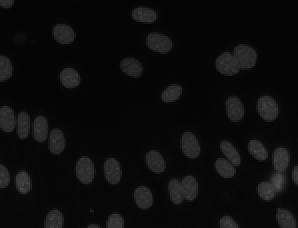
#> input picture Q6.png, 149 x 114 px, shrunk from 269 x 205 before the run (shown 2 times larger)
$ python q6_code.py
#> lines starting #> are read from the running program, lines starting #| are printed output that depends on the picture; after the words box and inside, x2 and y2 are one past the last pixel; in counts of white or black regions, pixels touching at a corner belong together
### q4_code.py
import math
import numpy as np
import matplotlib.pyplot as plt
from PIL import Image

def Gaussian_Model(sigma,point):
    x, y = point
    ratio = 1/(2*math.pi*sigma**2)
# Slightly different for the expression from the lecture. #
    e_part = math.exp(-(x**2+y**2)/(2*sigma**2))
    return ratio * e_part

def Gaussian_Blur(sigma,kernel_size):
# This can use array to boost access speed. #
#> called with sigma = 3, kernel_size = 3
    half_kernel = (kernel_size-1) // 2
    Gaussian_matrix = []
    for i in range(kernel_size):
        Gaussian_matrix.append([])
        for j in range(kernel_size):
            Gaussian_matrix[i].append(Gaussian_Model(sigma,(j-half_kernel,half_kernel-i)))
# Visualize the Matrix. #
    for i in range(len(Gaussian_matrix)): print(Gaussian_matrix[i],'\n')
    print("\n")
    return Gaussian_matrix

def convolution(matrix,x,y,src):
# This function is only for grey scale image. #
# Please use getGreyImge first, if input is a RGB image. #
# Can be optimized by the product of two vectors. #
    x_boundary, y_boundary = src.shape
    kernel_size = len(matrix)
# Help to track the row in Matrix. #
    index_i = 0
    res = 0
# Get the start and end of k. #
    start = int(-(kernel_size-1)/2)
    end = int((kernel_size-1)/2 + 1)
    for u in range(start,end):
# Help to track the coloum in Matrix. #
        index_j = 0
        for v in range(start,end):
# Boundary check. Smarter than padding the image. #
            if(x-u<0 or y-v<0 or x-u>=x_boundary or y-v>=y_boundary): res += 0
            else: res += src[x-u][y-v] * matrix[index_i][index_j]
            index_j += 1
        index_i += 1
    return res

def Sobel_Operation(src):
# This function is only for grey scale image. #
# Please use getGreyImge first, if input is a RGB image. #
    sobel_x = [[-1,0,1],[-2,0,2],[-1,0,1]]
    sobel_y = [[-1,-2,-1],[0,0,0],[1,2,1]]
    x_length, y_length = src.shape
    res = np.empty((x_length,y_length), dtype=float)
    for i in range(x_length):
        for j in range(y_length):
            res[i][j] = math.sqrt(convolution(sobel_x,i,j,src)**2+convolution(sobel_y,i,j,src)**2)
    return res

def Threshold_Algorithm(gradients):
    tau = 0
    h, w = gradients.shape
    for i in range(h):
        for j in range(w):
            tau += gradients[i][j]
    tau = tau / (h*w)
    tau_0 = tau
    tau_1 = -1
    while 1:
        lower_bound = []
        upper_bound = []
        for i in range(h):
            for j in range(w):
                if gradients[i][j]<tau_0: lower_bound.append(gradients[i][j])
                else: upper_bound.append(gradients[i][j])
        M_L = sum(lower_bound) / len(lower_bound)
        M_H = sum(upper_bound) / len(upper_bound)
        tau_1 = (M_L+M_H) / 2
# Set epsilon to 0.0000001 (enough small)#
        if(abs(tau_0-tau_1)<=0.0000001): break
        tau_0 = tau_1
    edge_map = np.empty((h,w), dtype=float)
    for i in range(h):
        for j in range(w):
            if(gradients[i][j]>=tau_1): edge_map[i][j] = 255
            else: edge_map[i][j] = 0
    return edge_map

# [4 lines left out: function getGreyImge, not called in this run]

def getEdgeImage(img,Gaussian_Matrix):
# This function is only for grey scale image. #
# Please use getGreyImge first, if input is a RGB image. #
    x, y = img.shape
# Do the filter first to decrease the noise. #
    Gaussian_image = np.empty((x,y), dtype=float)
    for i in range(x):
        for j in range(y):
            Gaussian_image[i][j] = convolution(Gaussian_Matrix,i,j,img)
# Get the gradient image (array). #
    gradients = Sobel_Operation(Gaussian_image)
    return Threshold_Algorithm(gradients)

# [24 lines that do not run on import are left out]

### q5_code.py
import numpy as np
class Queue:
# Class queue has FIFO properity. #
    def __init__(self):
        self.list = []

    def push(self,item):
        self.list.insert(0,item)

    def pop(self):
        return self.list.pop()

    def isEmpty(self):
        return len(self.list) == 0

def neighbor_check(src,queue,labels):
# Check the eight neighbours. #
    x_boundary, y_boundary = src.shape
    while 1:
        if(queue.isEmpty()): break
        position ,counter =  queue.pop()
        x = position[0]
        y = position[1]
        for i in range(-1,2):
            for j in range(-1,2):
# Boundary situation #
                if (x+i<0 or x+i>=x_boundary or y+j<0 or y+j>=y_boundary): continue
                if src[x+i][y+j]==255 and labels[x+i][y+j]==-1:
                    labels[x+i][y+j] = counter
                    queue.push(((x+i,y+j),counter))
# Return the new counter value. #
    return counter + 1

def CC_label(src):
# This function is only for grey scale image. #
# Please use getGreyImge (q4_code) first, if input is a RGB image. #
# Construction a new queue. #
    queue = Queue()
    x, y = src.shape
    counter = 1
    labels = np.empty((x,y), dtype=int)
# Initilize the labels. #
    for i in range(x):
        for j in range(y):
            labels[i][j] = -1
    for i in range(x):
        for j in range(y):
# Foreground check #
            if(src[i][j]==255 and labels[i][j]==-1):
                queue.push(((i,j),counter))
                labels[i][j] = counter
                counter = neighbor_check(src,queue,labels)
    return (labels ,counter)


### q6_code.py
import matplotlib.image as mpimg
import q4_code
import q5_code
from q4_code import *
from q5_code import *
# Gaussian_Matrix with small kernel size#
Gaussian_Matrix = Gaussian_Blur(3,3)
img = mpimg.imread("./Q6.png")
#> img is the input picture: shape (114, 149) float32; min 0.0118, max 0.314, mean 0.0489
# Transfer to edge map. #
edge_map = getEdgeImage(img,Gaussian_Matrix)
#> after the loop in getEdgeImage, `for i in range(x):`:
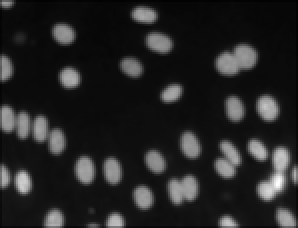
#> Gaussian_image: shape (114, 149) float64 (shown 2 times larger); min 0.00111, max 0.0425, mean 0.00715; drawn with min black and max white
#> after the loop in Sobel_Operation, `for i in range(x_length):`:
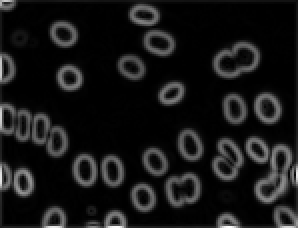
#> res: shape (114, 149) float64 (shown 2 times larger); min 0, max 0.129, mean 0.0116; drawn with min black and max white
#> after the loop in Threshold_Algorithm, `for i in range(h):`:
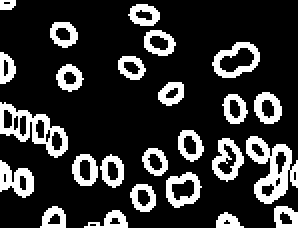
#> edge_map: shape (114, 149) float64 (shown 2 times larger); 19.8% white; 25 white regions, largest, box (x1, y1, x2, y2) and area: (123, 68, 149, 102) 415, (0, 51, 34, 79) 342, (106, 21, 130, 39) 187
img_g = Image.fromarray(edge_map)
img_g.show()
labels, counter = CC_label(edge_map)
#> after the loop in CC_label, `for i in range(x):`: labels: shape (114, 149) int64; every value is -1
#> after the loop in CC_label, `for i in range(x):`:
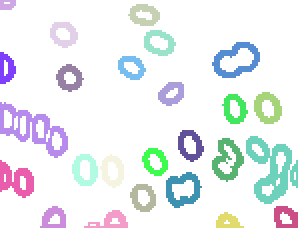
#> labels: shape (114, 149) int64 (shown 2 times larger); 26 distinct labels, from -1 to 25; one colour per label, 0 black, -1 white
print("The number of cells in the image is",counter)
#| The number of cells in the image is 26
